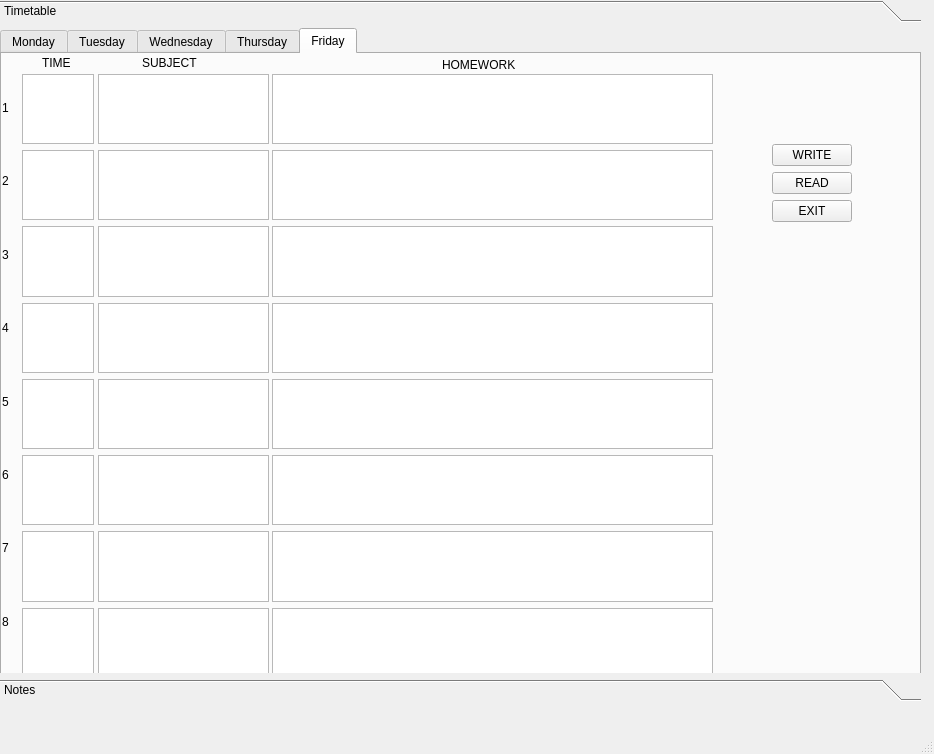
<?xml version="1.0" encoding="UTF-8"?>
<ui version="4.0">
 <class>MainWindow</class>
 <widget class="QMainWindow" name="MainWindow">
  <property name="geometry">
   <rect>
    <x>0</x>
    <y>0</y>
    <width>934</width>
    <height>754</height>
   </rect>
  </property>
  <property name="windowTitle">
   <string>MainWindow</string>
  </property>
  <widget class="QWidget" name="centralwidget">
   <widget class="QToolBox" name="toolBox">
    <property name="geometry">
     <rect>
      <x>0</x>
      <y>0</y>
      <width>921</width>
      <height>701</height>
     </rect>
    </property>
    <property name="currentIndex">
     <number>0</number>
    </property>
    <widget class="QWidget" name="page">
     <property name="geometry">
      <rect>
       <x>0</x>
       <y>0</y>
       <width>921</width>
       <height>639</height>
      </rect>
     </property>
     <attribute name="label">
      <string>Timetable</string>
     </attribute>
     <widget class="QTabWidget" name="tabWidgetMon">
      <property name="geometry">
       <rect>
        <x>0</x>
        <y>0</y>
        <width>921</width>
        <height>661</height>
       </rect>
      </property>
      <property name="currentIndex">
       <number>4</number>
      </property>
      <widget class="QWidget" name="tabMon">
       <attribute name="title">
        <string>Monday</string>
       </attribute>
       <widget class="QWidget" name="verticalLayoutWidget">
        <property name="geometry">
         <rect>
          <x>0</x>
          <y>20</y>
          <width>21</width>
          <height>581</height>
         </rect>
        </property>
        <layout class="QVBoxLayout" name="verticalLayout">
         <item>
          <widget class="QLabel" name="label_3">
           <property name="text">
            <string>1</string>
           </property>
          </widget>
         </item>
         <item>
          <widget class="QLabel" name="label_2">
           <property name="text">
            <string>2</string>
           </property>
          </widget>
         </item>
         <item>
          <widget class="QLabel" name="label">
           <property name="text">
            <string>3</string>
           </property>
          </widget>
         </item>
         <item>
          <widget class="QLabel" name="label_5">
           <property name="text">
            <string>4</string>
           </property>
          </widget>
         </item>
         <item>
          <widget class="QLabel" name="label_6">
           <property name="text">
            <string>5</string>
           </property>
          </widget>
         </item>
         <item>
          <widget class="QLabel" name="label_7">
           <property name="text">
            <string>6</string>
           </property>
          </widget>
         </item>
         <item>
          <widget class="QLabel" name="label_8">
           <property name="text">
            <string>7</string>
           </property>
          </widget>
         </item>
         <item>
          <widget class="QLabel" name="label_4">
           <property name="text">
            <string>8</string>
           </property>
          </widget>
         </item>
        </layout>
       </widget>
       <widget class="QWidget" name="verticalLayoutWidget_3">
        <property name="geometry">
         <rect>
          <x>96</x>
          <y>20</y>
          <width>171</width>
          <height>604</height>
         </rect>
        </property>
        <layout class="QVBoxLayout" name="verticalLayout_3">
         <item>
          <widget class="QTextEdit" name="textEdit_9"/>
         </item>
         <item>
          <widget class="QTextEdit" name="textEdit_10"/>
         </item>
         <item>
          <widget class="QTextEdit" name="textEdit_11"/>
         </item>
         <item>
          <widget class="QTextEdit" name="textEdit_12"/>
         </item>
         <item>
          <widget class="QTextEdit" name="textEdit_13"/>
         </item>
         <item>
          <widget class="QTextEdit" name="textEdit_14"/>
         </item>
         <item>
          <widget class="QTextEdit" name="textEdit_15"/>
         </item>
         <item>
          <widget class="QTextEdit" name="textEdit_16"/>
         </item>
        </layout>
       </widget>
       <widget class="QWidget" name="verticalLayoutWidget_4">
        <property name="geometry">
         <rect>
          <x>20</x>
          <y>20</y>
          <width>72</width>
          <height>604</height>
         </rect>
        </property>
        <layout class="QVBoxLayout" name="verticalLayout_4">
         <item>
          <widget class="QTextEdit" name="textEdit_17"/>
         </item>
         <item>
          <widget class="QTextEdit" name="textEdit_18"/>
         </item>
         <item>
          <widget class="QTextEdit" name="textEdit_19"/>
         </item>
         <item>
          <widget class="QTextEdit" name="textEdit_20"/>
         </item>
         <item>
          <widget class="QTextEdit" name="textEdit_21"/>
         </item>
         <item>
          <widget class="QTextEdit" name="textEdit_22"/>
         </item>
         <item>
          <widget class="QTextEdit" name="textEdit_23"/>
         </item>
         <item>
          <widget class="QTextEdit" name="textEdit_24"/>
         </item>
        </layout>
       </widget>
       <widget class="QWidget" name="verticalLayoutWidget_5">
        <property name="geometry">
         <rect>
          <x>270</x>
          <y>20</y>
          <width>441</width>
          <height>604</height>
         </rect>
        </property>
        <layout class="QVBoxLayout" name="verticalLayout_5">
         <item>
          <widget class="QTextEdit" name="textEdit_25"/>
         </item>
         <item>
          <widget class="QTextEdit" name="textEdit_26"/>
         </item>
         <item>
          <widget class="QTextEdit" name="textEdit_27"/>
         </item>
         <item>
          <widget class="QTextEdit" name="textEdit_28"/>
         </item>
         <item>
          <widget class="QTextEdit" name="textEdit_29"/>
         </item>
         <item>
          <widget class="QTextEdit" name="textEdit_30"/>
         </item>
         <item>
          <widget class="QTextEdit" name="textEdit_31"/>
         </item>
         <item>
          <widget class="QTextEdit" name="textEdit_32"/>
         </item>
        </layout>
       </widget>
       <widget class="QLabel" name="label_9">
        <property name="geometry">
         <rect>
          <x>40</x>
          <y>0</y>
          <width>67</width>
          <height>17</height>
         </rect>
        </property>
        <property name="text">
         <string>TIME</string>
        </property>
       </widget>
       <widget class="QLabel" name="label_10">
        <property name="geometry">
         <rect>
          <x>140</x>
          <y>0</y>
          <width>67</width>
          <height>17</height>
         </rect>
        </property>
        <property name="text">
         <string>SUBJECT</string>
        </property>
       </widget>
       <widget class="QLabel" name="label_11">
        <property name="geometry">
         <rect>
          <x>440</x>
          <y>0</y>
          <width>141</width>
          <height>21</height>
         </rect>
        </property>
        <property name="text">
         <string>HOMEWORK</string>
        </property>
       </widget>
       <widget class="QWidget" name="">
        <property name="geometry">
         <rect>
          <x>770</x>
          <y>90</y>
          <width>91</width>
          <height>441</height>
         </rect>
        </property>
        <layout class="QFormLayout" name="formLayout">
         <item row="0" column="0">
          <widget class="QPushButton" name="pushButtonWrite">
           <property name="text">
            <string>WRITE</string>
           </property>
          </widget>
         </item>
         <item row="1" column="0">
          <widget class="QPushButton" name="pushButtonRead">
           <property name="text">
            <string>READ</string>
           </property>
          </widget>
         </item>
         <item row="2" column="0">
          <widget class="QPushButton" name="pushButtonExit">
           <property name="text">
            <string>EXIT</string>
           </property>
          </widget>
         </item>
        </layout>
       </widget>
      </widget>
      <widget class="QWidget" name="tab_2">
       <attribute name="title">
        <string>Tuesday</string>
       </attribute>
       <widget class="QLabel" name="label_12">
        <property name="geometry">
         <rect>
          <x>40</x>
          <y>0</y>
          <width>67</width>
          <height>17</height>
         </rect>
        </property>
        <property name="text">
         <string>TIME</string>
        </property>
       </widget>
       <widget class="QWidget" name="layoutWidget">
        <property name="geometry">
         <rect>
          <x>770</x>
          <y>90</y>
          <width>91</width>
          <height>441</height>
         </rect>
        </property>
        <layout class="QFormLayout" name="formLayout_2">
         <item row="0" column="0">
          <widget class="QPushButton" name="pushButtonWrite_2">
           <property name="text">
            <string>WRITE</string>
           </property>
          </widget>
         </item>
         <item row="1" column="0">
          <widget class="QPushButton" name="pushButtonRead_2">
           <property name="text">
            <string>READ</string>
           </property>
          </widget>
         </item>
         <item row="2" column="0">
          <widget class="QPushButton" name="pushButtonExit_2">
           <property name="text">
            <string>EXIT</string>
           </property>
          </widget>
         </item>
        </layout>
       </widget>
       <widget class="QWidget" name="verticalLayoutWidget_6">
        <property name="geometry">
         <rect>
          <x>270</x>
          <y>20</y>
          <width>441</width>
          <height>604</height>
         </rect>
        </property>
        <layout class="QVBoxLayout" name="verticalLayout_6">
         <item>
          <widget class="QTextEdit" name="textEdit_33"/>
         </item>
         <item>
          <widget class="QTextEdit" name="textEdit_34"/>
         </item>
         <item>
          <widget class="QTextEdit" name="textEdit_35"/>
         </item>
         <item>
          <widget class="QTextEdit" name="textEdit_36"/>
         </item>
         <item>
          <widget class="QTextEdit" name="textEdit_37"/>
         </item>
         <item>
          <widget class="QTextEdit" name="textEdit_38"/>
         </item>
         <item>
          <widget class="QTextEdit" name="textEdit_39"/>
         </item>
         <item>
          <widget class="QTextEdit" name="textEdit_40"/>
         </item>
        </layout>
       </widget>
       <widget class="QWidget" name="verticalLayoutWidget_2">
        <property name="geometry">
         <rect>
          <x>0</x>
          <y>20</y>
          <width>21</width>
          <height>581</height>
         </rect>
        </property>
        <layout class="QVBoxLayout" name="verticalLayout_2">
         <item>
          <widget class="QLabel" name="label_13">
           <property name="text">
            <string>1</string>
           </property>
          </widget>
         </item>
         <item>
          <widget class="QLabel" name="label_14">
           <property name="text">
            <string>2</string>
           </property>
          </widget>
         </item>
         <item>
          <widget class="QLabel" name="label_15">
           <property name="text">
            <string>3</string>
           </property>
          </widget>
         </item>
         <item>
          <widget class="QLabel" name="label_16">
           <property name="text">
            <string>4</string>
           </property>
          </widget>
         </item>
         <item>
          <widget class="QLabel" name="label_17">
           <property name="text">
            <string>5</string>
           </property>
          </widget>
         </item>
         <item>
          <widget class="QLabel" name="label_18">
           <property name="text">
            <string>6</string>
           </property>
          </widget>
         </item>
         <item>
          <widget class="QLabel" name="label_19">
           <property name="text">
            <string>7</string>
           </property>
          </widget>
         </item>
         <item>
          <widget class="QLabel" name="label_20">
           <property name="text">
            <string>8</string>
           </property>
          </widget>
         </item>
        </layout>
       </widget>
       <widget class="QWidget" name="verticalLayoutWidget_7">
        <property name="geometry">
         <rect>
          <x>96</x>
          <y>20</y>
          <width>171</width>
          <height>604</height>
         </rect>
        </property>
        <layout class="QVBoxLayout" name="verticalLayout_7">
         <item>
          <widget class="QTextEdit" name="textEdit_41"/>
         </item>
         <item>
          <widget class="QTextEdit" name="textEdit_42"/>
         </item>
         <item>
          <widget class="QTextEdit" name="textEdit_43"/>
         </item>
         <item>
          <widget class="QTextEdit" name="textEdit_44"/>
         </item>
         <item>
          <widget class="QTextEdit" name="textEdit_45"/>
         </item>
         <item>
          <widget class="QTextEdit" name="textEdit_46"/>
         </item>
         <item>
          <widget class="QTextEdit" name="textEdit_47"/>
         </item>
         <item>
          <widget class="QTextEdit" name="textEdit_48"/>
         </item>
        </layout>
       </widget>
       <widget class="QLabel" name="label_21">
        <property name="geometry">
         <rect>
          <x>440</x>
          <y>0</y>
          <width>141</width>
          <height>21</height>
         </rect>
        </property>
        <property name="text">
         <string>HOMEWORK</string>
        </property>
       </widget>
       <widget class="QLabel" name="label_22">
        <property name="geometry">
         <rect>
          <x>140</x>
          <y>0</y>
          <width>67</width>
          <height>17</height>
         </rect>
        </property>
        <property name="text">
         <string>SUBJECT</string>
        </property>
       </widget>
       <widget class="QWidget" name="verticalLayoutWidget_8">
        <property name="geometry">
         <rect>
          <x>20</x>
          <y>20</y>
          <width>72</width>
          <height>604</height>
         </rect>
        </property>
        <layout class="QVBoxLayout" name="verticalLayout_8">
         <item>
          <widget class="QTextEdit" name="textEdit_49"/>
         </item>
         <item>
          <widget class="QTextEdit" name="textEdit_50"/>
         </item>
         <item>
          <widget class="QTextEdit" name="textEdit_51"/>
         </item>
         <item>
          <widget class="QTextEdit" name="textEdit_52"/>
         </item>
         <item>
          <widget class="QTextEdit" name="textEdit_53"/>
         </item>
         <item>
          <widget class="QTextEdit" name="textEdit_54"/>
         </item>
         <item>
          <widget class="QTextEdit" name="textEdit_55"/>
         </item>
         <item>
          <widget class="QTextEdit" name="textEdit_56"/>
         </item>
        </layout>
       </widget>
      </widget>
      <widget class="QWidget" name="tab_3">
       <attribute name="title">
        <string>Wednesday</string>
       </attribute>
       <widget class="QLabel" name="label_23">
        <property name="geometry">
         <rect>
          <x>40</x>
          <y>0</y>
          <width>67</width>
          <height>17</height>
         </rect>
        </property>
        <property name="text">
         <string>TIME</string>
        </property>
       </widget>
       <widget class="QWidget" name="layoutWidget_2">
        <property name="geometry">
         <rect>
          <x>770</x>
          <y>90</y>
          <width>91</width>
          <height>441</height>
         </rect>
        </property>
        <layout class="QFormLayout" name="formLayout_3">
         <item row="0" column="0">
          <widget class="QPushButton" name="pushButtonWrite_3">
           <property name="text">
            <string>WRITE</string>
           </property>
          </widget>
         </item>
         <item row="1" column="0">
          <widget class="QPushButton" name="pushButtonRead_3">
           <property name="text">
            <string>READ</string>
           </property>
          </widget>
         </item>
         <item row="2" column="0">
          <widget class="QPushButton" name="pushButtonExit_3">
           <property name="text">
            <string>EXIT</string>
           </property>
          </widget>
         </item>
        </layout>
       </widget>
       <widget class="QWidget" name="verticalLayoutWidget_9">
        <property name="geometry">
         <rect>
          <x>270</x>
          <y>20</y>
          <width>441</width>
          <height>604</height>
         </rect>
        </property>
        <layout class="QVBoxLayout" name="verticalLayout_9">
         <item>
          <widget class="QTextEdit" name="textEdit_57"/>
         </item>
         <item>
          <widget class="QTextEdit" name="textEdit_58"/>
         </item>
         <item>
          <widget class="QTextEdit" name="textEdit_59"/>
         </item>
         <item>
          <widget class="QTextEdit" name="textEdit_60"/>
         </item>
         <item>
          <widget class="QTextEdit" name="textEdit_61"/>
         </item>
         <item>
          <widget class="QTextEdit" name="textEdit_62"/>
         </item>
         <item>
          <widget class="QTextEdit" name="textEdit_63"/>
         </item>
         <item>
          <widget class="QTextEdit" name="textEdit_64"/>
         </item>
        </layout>
       </widget>
       <widget class="QWidget" name="verticalLayoutWidget_10">
        <property name="geometry">
         <rect>
          <x>0</x>
          <y>20</y>
          <width>21</width>
          <height>581</height>
         </rect>
        </property>
        <layout class="QVBoxLayout" name="verticalLayout_10">
         <item>
          <widget class="QLabel" name="label_24">
           <property name="text">
            <string>1</string>
           </property>
          </widget>
         </item>
         <item>
          <widget class="QLabel" name="label_25">
           <property name="text">
            <string>2</string>
           </property>
          </widget>
         </item>
         <item>
          <widget class="QLabel" name="label_26">
           <property name="text">
            <string>3</string>
           </property>
          </widget>
         </item>
         <item>
          <widget class="QLabel" name="label_27">
           <property name="text">
            <string>4</string>
           </property>
          </widget>
         </item>
         <item>
          <widget class="QLabel" name="label_28">
           <property name="text">
            <string>5</string>
           </property>
          </widget>
         </item>
         <item>
          <widget class="QLabel" name="label_29">
           <property name="text">
            <string>6</string>
           </property>
          </widget>
         </item>
         <item>
          <widget class="QLabel" name="label_30">
           <property name="text">
            <string>7</string>
           </property>
          </widget>
         </item>
         <item>
          <widget class="QLabel" name="label_31">
           <property name="text">
            <string>8</string>
           </property>
          </widget>
         </item>
        </layout>
       </widget>
       <widget class="QWidget" name="verticalLayoutWidget_11">
        <property name="geometry">
         <rect>
          <x>96</x>
          <y>20</y>
          <width>171</width>
          <height>604</height>
         </rect>
        </property>
        <layout class="QVBoxLayout" name="verticalLayout_11">
         <item>
          <widget class="QTextEdit" name="textEdit_65"/>
         </item>
         <item>
          <widget class="QTextEdit" name="textEdit_66"/>
         </item>
         <item>
          <widget class="QTextEdit" name="textEdit_67"/>
         </item>
         <item>
          <widget class="QTextEdit" name="textEdit_68"/>
         </item>
         <item>
          <widget class="QTextEdit" name="textEdit_69"/>
         </item>
         <item>
          <widget class="QTextEdit" name="textEdit_70"/>
         </item>
         <item>
          <widget class="QTextEdit" name="textEdit_71"/>
         </item>
         <item>
          <widget class="QTextEdit" name="textEdit_72"/>
         </item>
        </layout>
       </widget>
       <widget class="QLabel" name="label_32">
        <property name="geometry">
         <rect>
          <x>440</x>
          <y>0</y>
          <width>141</width>
          <height>21</height>
         </rect>
        </property>
        <property name="text">
         <string>HOMEWORK</string>
        </property>
       </widget>
       <widget class="QLabel" name="label_33">
        <property name="geometry">
         <rect>
          <x>140</x>
          <y>0</y>
          <width>67</width>
          <height>17</height>
         </rect>
        </property>
        <property name="text">
         <string>SUBJECT</string>
        </property>
       </widget>
       <widget class="QWidget" name="verticalLayoutWidget_12">
        <property name="geometry">
         <rect>
          <x>20</x>
          <y>20</y>
          <width>72</width>
          <height>604</height>
         </rect>
        </property>
        <layout class="QVBoxLayout" name="verticalLayout_12">
         <item>
          <widget class="QTextEdit" name="textEdit_73"/>
         </item>
         <item>
          <widget class="QTextEdit" name="textEdit_74"/>
         </item>
         <item>
          <widget class="QTextEdit" name="textEdit_75"/>
         </item>
         <item>
          <widget class="QTextEdit" name="textEdit_76"/>
         </item>
         <item>
          <widget class="QTextEdit" name="textEdit_77"/>
         </item>
         <item>
          <widget class="QTextEdit" name="textEdit_78"/>
         </item>
         <item>
          <widget class="QTextEdit" name="textEdit_79"/>
         </item>
         <item>
          <widget class="QTextEdit" name="textEdit_80"/>
         </item>
        </layout>
       </widget>
      </widget>
      <widget class="QWidget" name="tab_4">
       <attribute name="title">
        <string>Thursday</string>
       </attribute>
       <widget class="QLabel" name="label_34">
        <property name="geometry">
         <rect>
          <x>40</x>
          <y>0</y>
          <width>67</width>
          <height>17</height>
         </rect>
        </property>
        <property name="text">
         <string>TIME</string>
        </property>
       </widget>
       <widget class="QWidget" name="layoutWidget_3">
        <property name="geometry">
         <rect>
          <x>770</x>
          <y>90</y>
          <width>91</width>
          <height>441</height>
         </rect>
        </property>
        <layout class="QFormLayout" name="formLayout_4">
         <item row="0" column="0">
          <widget class="QPushButton" name="pushButtonWrite_4">
           <property name="text">
            <string>WRITE</string>
           </property>
          </widget>
         </item>
         <item row="1" column="0">
          <widget class="QPushButton" name="pushButtonRead_4">
           <property name="text">
            <string>READ</string>
           </property>
          </widget>
         </item>
         <item row="2" column="0">
          <widget class="QPushButton" name="pushButtonExit_4">
           <property name="text">
            <string>EXIT</string>
           </property>
          </widget>
         </item>
        </layout>
       </widget>
       <widget class="QWidget" name="verticalLayoutWidget_13">
        <property name="geometry">
         <rect>
          <x>270</x>
          <y>20</y>
          <width>441</width>
          <height>604</height>
         </rect>
        </property>
        <layout class="QVBoxLayout" name="verticalLayout_13">
         <item>
          <widget class="QTextEdit" name="textEdit_81"/>
         </item>
         <item>
          <widget class="QTextEdit" name="textEdit_82"/>
         </item>
         <item>
          <widget class="QTextEdit" name="textEdit_83"/>
         </item>
         <item>
          <widget class="QTextEdit" name="textEdit_84"/>
         </item>
         <item>
          <widget class="QTextEdit" name="textEdit_85"/>
         </item>
         <item>
          <widget class="QTextEdit" name="textEdit_86"/>
         </item>
         <item>
          <widget class="QTextEdit" name="textEdit_87"/>
         </item>
         <item>
          <widget class="QTextEdit" name="textEdit_88"/>
         </item>
        </layout>
       </widget>
       <widget class="QWidget" name="verticalLayoutWidget_14">
        <property name="geometry">
         <rect>
          <x>0</x>
          <y>20</y>
          <width>21</width>
          <height>581</height>
         </rect>
        </property>
        <layout class="QVBoxLayout" name="verticalLayout_14">
         <item>
          <widget class="QLabel" name="label_35">
           <property name="text">
            <string>1</string>
           </property>
          </widget>
         </item>
         <item>
          <widget class="QLabel" name="label_36">
           <property name="text">
            <string>2</string>
           </property>
          </widget>
         </item>
         <item>
          <widget class="QLabel" name="label_37">
           <property name="text">
            <string>3</string>
           </property>
          </widget>
         </item>
         <item>
          <widget class="QLabel" name="label_38">
           <property name="text">
            <string>4</string>
           </property>
          </widget>
         </item>
         <item>
          <widget class="QLabel" name="label_39">
           <property name="text">
            <string>5</string>
           </property>
          </widget>
         </item>
         <item>
          <widget class="QLabel" name="label_40">
           <property name="text">
            <string>6</string>
           </property>
          </widget>
         </item>
         <item>
          <widget class="QLabel" name="label_41">
           <property name="text">
            <string>7</string>
           </property>
          </widget>
         </item>
         <item>
          <widget class="QLabel" name="label_42">
           <property name="text">
            <string>8</string>
           </property>
          </widget>
         </item>
        </layout>
       </widget>
       <widget class="QWidget" name="verticalLayoutWidget_15">
        <property name="geometry">
         <rect>
          <x>96</x>
          <y>20</y>
          <width>171</width>
          <height>604</height>
         </rect>
        </property>
        <layout class="QVBoxLayout" name="verticalLayout_15">
         <item>
          <widget class="QTextEdit" name="textEdit_89"/>
         </item>
         <item>
          <widget class="QTextEdit" name="textEdit_90"/>
         </item>
         <item>
          <widget class="QTextEdit" name="textEdit_91"/>
         </item>
         <item>
          <widget class="QTextEdit" name="textEdit_92"/>
         </item>
         <item>
          <widget class="QTextEdit" name="textEdit_93"/>
         </item>
         <item>
          <widget class="QTextEdit" name="textEdit_94"/>
         </item>
         <item>
          <widget class="QTextEdit" name="textEdit_95"/>
         </item>
         <item>
          <widget class="QTextEdit" name="textEdit_96"/>
         </item>
        </layout>
       </widget>
       <widget class="QLabel" name="label_43">
        <property name="geometry">
         <rect>
          <x>440</x>
          <y>0</y>
          <width>141</width>
          <height>21</height>
         </rect>
        </property>
        <property name="text">
         <string>HOMEWORK</string>
        </property>
       </widget>
       <widget class="QLabel" name="label_44">
        <property name="geometry">
         <rect>
          <x>140</x>
          <y>0</y>
          <width>67</width>
          <height>17</height>
         </rect>
        </property>
        <property name="text">
         <string>SUBJECT</string>
        </property>
       </widget>
       <widget class="QWidget" name="verticalLayoutWidget_16">
        <property name="geometry">
         <rect>
          <x>20</x>
          <y>20</y>
          <width>72</width>
          <height>604</height>
         </rect>
        </property>
        <layout class="QVBoxLayout" name="verticalLayout_16">
         <item>
          <widget class="QTextEdit" name="textEdit_97"/>
         </item>
         <item>
          <widget class="QTextEdit" name="textEdit_98"/>
         </item>
         <item>
          <widget class="QTextEdit" name="textEdit_99"/>
         </item>
         <item>
          <widget class="QTextEdit" name="textEdit_100"/>
         </item>
         <item>
          <widget class="QTextEdit" name="textEdit_101"/>
         </item>
         <item>
          <widget class="QTextEdit" name="textEdit_102"/>
         </item>
         <item>
          <widget class="QTextEdit" name="textEdit_103"/>
         </item>
         <item>
          <widget class="QTextEdit" name="textEdit_104"/>
         </item>
        </layout>
       </widget>
      </widget>
      <widget class="QWidget" name="tab_5">
       <attribute name="title">
        <string>Friday</string>
       </attribute>
       <widget class="QLabel" name="label_45">
        <property name="geometry">
         <rect>
          <x>40</x>
          <y>0</y>
          <width>67</width>
          <height>17</height>
         </rect>
        </property>
        <property name="text">
         <string>TIME</string>
        </property>
       </widget>
       <widget class="QWidget" name="layoutWidget_4">
        <property name="geometry">
         <rect>
          <x>770</x>
          <y>90</y>
          <width>91</width>
          <height>441</height>
         </rect>
        </property>
        <layout class="QFormLayout" name="formLayout_5">
         <item row="0" column="0">
          <widget class="QPushButton" name="pushButtonWrite_5">
           <property name="text">
            <string>WRITE</string>
           </property>
          </widget>
         </item>
         <item row="1" column="0">
          <widget class="QPushButton" name="pushButtonRead_5">
           <property name="text">
            <string>READ</string>
           </property>
          </widget>
         </item>
         <item row="2" column="0">
          <widget class="QPushButton" name="pushButtonExit_5">
           <property name="text">
            <string>EXIT</string>
           </property>
          </widget>
         </item>
        </layout>
       </widget>
       <widget class="QWidget" name="verticalLayoutWidget_17">
        <property name="geometry">
         <rect>
          <x>270</x>
          <y>20</y>
          <width>441</width>
          <height>604</height>
         </rect>
        </property>
        <layout class="QVBoxLayout" name="verticalLayout_17">
         <item>
          <widget class="QTextEdit" name="textEdit_105"/>
         </item>
         <item>
          <widget class="QTextEdit" name="textEdit_106"/>
         </item>
         <item>
          <widget class="QTextEdit" name="textEdit_107"/>
         </item>
         <item>
          <widget class="QTextEdit" name="textEdit_108"/>
         </item>
         <item>
          <widget class="QTextEdit" name="textEdit_109"/>
         </item>
         <item>
          <widget class="QTextEdit" name="textEdit_110"/>
         </item>
         <item>
          <widget class="QTextEdit" name="textEdit_111"/>
         </item>
         <item>
          <widget class="QTextEdit" name="textEdit_112"/>
         </item>
        </layout>
       </widget>
       <widget class="QWidget" name="verticalLayoutWidget_18">
        <property name="geometry">
         <rect>
          <x>0</x>
          <y>20</y>
          <width>21</width>
          <height>581</height>
         </rect>
        </property>
        <layout class="QVBoxLayout" name="verticalLayout_18">
         <item>
          <widget class="QLabel" name="label_46">
           <property name="text">
            <string>1</string>
           </property>
          </widget>
         </item>
         <item>
          <widget class="QLabel" name="label_47">
           <property name="text">
            <string>2</string>
           </property>
          </widget>
         </item>
         <item>
          <widget class="QLabel" name="label_48">
           <property name="text">
            <string>3</string>
           </property>
          </widget>
         </item>
         <item>
          <widget class="QLabel" name="label_49">
           <property name="text">
            <string>4</string>
           </property>
          </widget>
         </item>
         <item>
          <widget class="QLabel" name="label_50">
           <property name="text">
            <string>5</string>
           </property>
          </widget>
         </item>
         <item>
          <widget class="QLabel" name="label_51">
           <property name="text">
            <string>6</string>
           </property>
          </widget>
         </item>
         <item>
          <widget class="QLabel" name="label_52">
           <property name="text">
            <string>7</string>
           </property>
          </widget>
         </item>
         <item>
          <widget class="QLabel" name="label_53">
           <property name="text">
            <string>8</string>
           </property>
          </widget>
         </item>
        </layout>
       </widget>
       <widget class="QWidget" name="verticalLayoutWidget_19">
        <property name="geometry">
         <rect>
          <x>96</x>
          <y>20</y>
          <width>171</width>
          <height>604</height>
         </rect>
        </property>
        <layout class="QVBoxLayout" name="verticalLayout_19">
         <item>
          <widget class="QTextEdit" name="textEdit_113"/>
         </item>
         <item>
          <widget class="QTextEdit" name="textEdit_114"/>
         </item>
         <item>
          <widget class="QTextEdit" name="textEdit_115"/>
         </item>
         <item>
          <widget class="QTextEdit" name="textEdit_116"/>
         </item>
         <item>
          <widget class="QTextEdit" name="textEdit_117"/>
         </item>
         <item>
          <widget class="QTextEdit" name="textEdit_118"/>
         </item>
         <item>
          <widget class="QTextEdit" name="textEdit_119"/>
         </item>
         <item>
          <widget class="QTextEdit" name="textEdit_120"/>
         </item>
        </layout>
       </widget>
       <widget class="QLabel" name="label_54">
        <property name="geometry">
         <rect>
          <x>440</x>
          <y>0</y>
          <width>141</width>
          <height>21</height>
         </rect>
        </property>
        <property name="text">
         <string>HOMEWORK</string>
        </property>
       </widget>
       <widget class="QLabel" name="label_55">
        <property name="geometry">
         <rect>
          <x>140</x>
          <y>0</y>
          <width>67</width>
          <height>17</height>
         </rect>
        </property>
        <property name="text">
         <string>SUBJECT</string>
        </property>
       </widget>
       <widget class="QWidget" name="verticalLayoutWidget_20">
        <property name="geometry">
         <rect>
          <x>20</x>
          <y>20</y>
          <width>72</width>
          <height>604</height>
         </rect>
        </property>
        <layout class="QVBoxLayout" name="verticalLayout_20">
         <item>
          <widget class="QTextEdit" name="textEdit_121"/>
         </item>
         <item>
          <widget class="QTextEdit" name="textEdit_122"/>
         </item>
         <item>
          <widget class="QTextEdit" name="textEdit_123"/>
         </item>
         <item>
          <widget class="QTextEdit" name="textEdit_124"/>
         </item>
         <item>
          <widget class="QTextEdit" name="textEdit_125"/>
         </item>
         <item>
          <widget class="QTextEdit" name="textEdit_126"/>
         </item>
         <item>
          <widget class="QTextEdit" name="textEdit_127"/>
         </item>
         <item>
          <widget class="QTextEdit" name="textEdit_128"/>
         </item>
        </layout>
       </widget>
      </widget>
     </widget>
    </widget>
    <widget class="QWidget" name="page_2">
     <property name="geometry">
      <rect>
       <x>0</x>
       <y>0</y>
       <width>921</width>
       <height>639</height>
      </rect>
     </property>
     <attribute name="label">
      <string>Notes</string>
     </attribute>
    </widget>
   </widget>
  </widget>
  <widget class="QMenuBar" name="menubar">
   <property name="geometry">
    <rect>
     <x>0</x>
     <y>0</y>
     <width>934</width>
     <height>22</height>
    </rect>
   </property>
  </widget>
  <widget class="QStatusBar" name="statusbar"/>
 </widget>
 <resources/>
 <connections/>
</ui>
